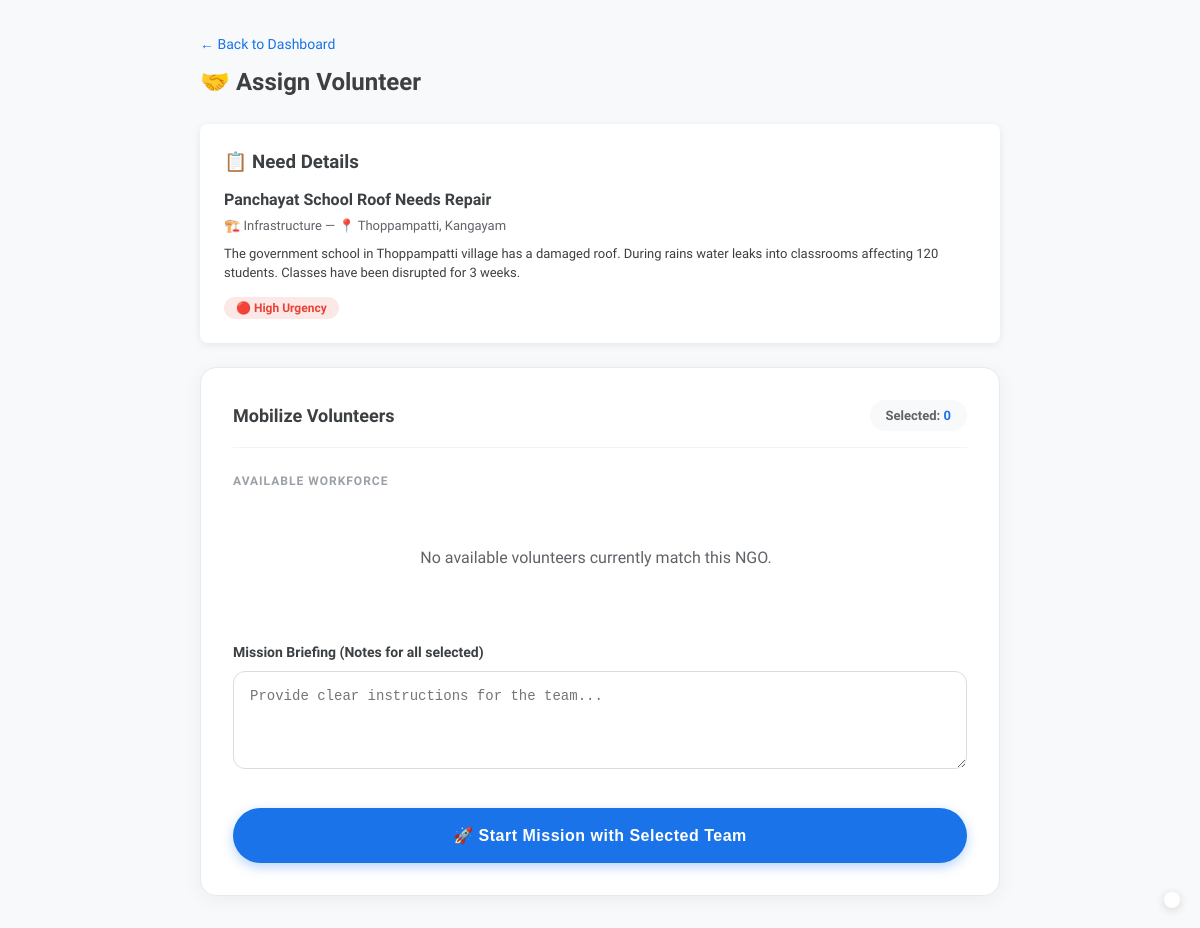
Screenshot of /needs/assign/2/ (signed in) with the database file from the repository.
### core/models.py (models this page shows, shortened)
class NeedReport(models.Model):
    CATEGORY_CHOICES = [
        ('health', '🏥 Health & Medical'),
        ('education', '🎓 Education'),
        ('food', '🍱 Food & Nutrition'),
        ('infrastructure', '🏗️ Infrastructure'),
        ('sanitation', '🚿 Sanitation & Water'),
        ('elderly', '👵 Elderly & Disabled Care'),
        ('other', '📌 Other'),
    ]
    STATUS_CHOICES = [
        ('pending', 'Pending'),
        ('in_progress', 'In Progress'),
        ('awaiting_verification', 'Awaiting Verification'),
        ('resolved', 'Resolved'),
    ]
    URGENCY_CHOICES = [
        ('high', '🔴 High'),
        ('medium', '🟡 Medium'),
        ('low', '🟢 Low'),
        ('unscored', 'Not Scored Yet'),
    ]
    SOURCE_CHOICES = [
        ('digital', 'Digital Submission'),
        ('digitized', 'Digitized Document'),
        ('public', 'Public Report'),
    ]
    title = models.CharField(max_length=200)
    description = models.TextField()
    category = models.CharField(max_length=50, choices=CATEGORY_CHOICES)
    status = models.CharField(max_length=30, choices=STATUS_CHOICES, default='pending')
    urgency = models.CharField(max_length=20, choices=URGENCY_CHOICES, default='unscored')
    ai_recommendation = models.TextField(blank=True, default='')
    ai_scored = models.BooleanField(default=False)
    location_name = models.CharField(max_length=200)
    latitude = models.FloatField(null=True, blank=True)
    longitude = models.FloatField(null=True, blank=True)
    photo = models.ImageField(upload_to='needs/', blank=True, null=True)
    source = models.CharField(max_length=20, choices=SOURCE_CHOICES, default='digital')
    submitted_by = models.ForeignKey(
        User,
        on_delete=models.SET_NULL,
        null=True,
        blank=True,
        related_name='submitted_needs'
    )
    ngo = models.ForeignKey(
        NGO,
        on_delete=models.SET_NULL,
        null=True,
        blank=True,
        related_name='needs'
    )
    created_at = models.DateTimeField(auto_now_add=True)
    updated_at = models.DateTimeField(auto_now=True)
    class Meta:
        ordering = ['-created_at']

### core/views.py (the view, shortened to what this page needs)
# urls.py: path('needs/assign/<int:need_id>/', views.assign_volunteer, name='assign_volunteer'),
@login_required
def assign_volunteer(request, need_id):
    if not request.user.is_ngo_manager() and not request.user.is_superuser:
        return redirect('dashboard')
    try:
        need = NeedReport.objects.get(id=need_id)
    except NeedReport.DoesNotExist:
        return redirect('manager_dashboard')
    already_assigned = Assignment.objects.filter(need=need).values_list('volunteer_id', flat=True)
    volunteers = VolunteerProfile.objects.filter(
        user__ngo=request.user.ngo,
        availability=True
    ).exclude(user_id__in=already_assigned).select_related('user')
    ai_matches = None
    if volunteers.exists():
        result = match_volunteers(
            need.title,
            need.description,
            need.category,
            need.location_name,
            volunteers
        )
        ai_matches = result.get('matches', [])
        ai_recommendation = result.get('recommendation', '')
    else:
        ai_recommendation = 'No available volunteers found.'
    return render(request, 'assignments/assign.html', {
        'need': need,
        'volunteers': volunteers,
        'ai_matches': ai_matches,
        'ai_recommendation': ai_recommendation,
    })

### core/context_processors.py (called while the page is built)
def google_maps_key(request):
    return {
        'GOOGLE_MAPS_API_KEY': settings.GOOGLE_MAPS_API_KEY
    }

### core/models.py (called while the page is built)
    def is_ngo_manager(self):
        return self.role == Role.NGO_MANAGER

### core/templates/assignments/assign.html (shortened to what this page needs)
{% extends 'base.html' %}
{% block content %}
<div style="min-height:100vh; background:#f8f9fa; padding:32px 20px;">
    <div style="max-width:800px; margin:0 auto;">
        <div style="margin-bottom:24px;">
            <a href="/dashboard/manager/" style="color:#1a73e8; text-decoration:none; font-size:14px;">← Back to Dashboard</a>
            <h1 style="color:#3c4043; font-size:24px; margin-top:8px;">🤝 Assign Volunteer</h1>
        </div>
        <div style="background:white; padding:24px; border-radius:8px; box-shadow:0 2px 8px rgba(0,0,0,0.08); margin-bottom:24px;">
            <h3 style="color:#3c4043; margin-bottom:12px;">📋 Need Details</h3>
            <p style="font-size:16px; font-weight:600; color:#3c4043;">{{ need.title }}</p>
            <p style="font-size:13px; color:#5f6368; margin-top:4px;">{{ need.get_category_display }} — 📍 {{ need.location_name }}</p>
            <p style="font-size:13px; color:#3c4043; margin-top:8px;">{{ need.description }}</p>
            <div style="margin-top:12px;">
                {% if need.urgency == 'high' %}
                <span style="background:#fce8e6; color:#ea4335; padding:4px 12px; border-radius:12px; font-size:12px; font-weight:600;">🔴 High Urgency</span>
                {% elif need.urgency == 'medium' %}
                <span style="background:#fef7e0; color:#f29900; padding:4px 12px; border-radius:12px; font-size:12px; font-weight:600;">🟡 Medium Urgency</span>
                {% else %}
                <span style="background:#e6f4ea; color:#34a853; padding:4px 12px; border-radius:12px; font-size:12px; font-weight:600;">🟢 Low Urgency</span>
                {% endif %}
            </div>
        </div>
        <div style="background:white; padding:32px; border-radius:16px; box-shadow:0 4px 20px rgba(0,0,0,0.05); border: 1px solid #e8eaed;">
            <div style="display: flex; justify-content: space-between; align-items: center; margin-bottom: 24px; border-bottom: 1px solid #f1f3f4; padding-bottom: 16px;">
                <h3 style="color:#3c4043; font-size:18px; font-weight: 700;">Mobilize Volunteers</h3>
                <div style="background: #f8f9fa; padding: 6px 16px; border-radius: 20px; font-size: 13px; font-weight: 600; color: #5f6368;">
                    Selected: <span id="selection-count" style="color: var(--primary-blue);">0</span>
                </div>
            </div>
            <form method="POST">
                <div style="margin-bottom: 32px; max-height: 400px; overflow-y: auto; padding-right: 8px;">
                    <p style="font-size: 12px; text-transform: uppercase; letter-spacing: 1px; color: #9aa0a6; font-weight: 700; margin-bottom: 16px;">Available Workforce</p>
                    {% for vol in volunteers %}
                    <label style="display: flex; align-items: center; gap: 16px; padding: 16px; border: 1px solid #f1f3f4; border-radius: 12px; margin-bottom: 12px; cursor: pointer; transition: all 0.2s;" class="vol-item">
                        <input type="checkbox" name="volunteer_ids" value="{{ vol.user.id }}"
                               style="width: 20px; height: 20px; cursor: pointer;"
                               onchange="updateUI()">
                        <div style="flex: 1;">
                            <p style="font-weight: 700; color: #3c4043; font-size: 15px;">{{ vol.user.username }}</p>
                            <p style="font-size: 13px; color: #5f6368; margin-top: 2px;">{{ vol.skills }} — 📍 {{ vol.location }}</p>
                        </div>
                    </label>
                    {% empty %}
                    <p style="text-align: center; color: #5f6368; padding: 40px;">No available volunteers currently match this NGO.</p>
                    {% endfor %}
                </div>
                <div style="margin-bottom:32px;">
                    <label style="display:block; font-weight:700; margin-bottom:8px; color:#3c4043; font-size: 14px;">Mission Briefing (Notes for all selected)</label>
                    <textarea name="notes" rows="4" required
                        style="width:100%; padding:16px; border:1px solid #dadce0; border-radius:12px; font-size:14px; outline: none; transition: border-color 0.2s;"
                        placeholder="Provide clear instructions for the team..."></textarea>
                </div>
                <button type="submit" class="btn-primary" style="width: 100%; padding: 18px; border-radius: 40px; font-size: 16px; font-weight: 700; letter-spacing: 0.5px; box-shadow: 0 4px 12px rgba(26,115,232,0.3);">
                    🚀 Start Mission with Selected Team
                </button>
            </form>
        </div>
    </div>
</div>
{% endblock %}

### core/templates/base.html (style rules this page uses)
:root { --primary-blue: #1a73e8; --primary-red: #ea4335; --primary-yellow: #fbbc04; --primary-green: #34a853; --surface: #ffffff; --background: #f8f9fa; --text-primary: #202124; --text-secondary: #5f6368; --shadow: 0 1px 3px rgba(0,0,0,0.12), 0 1px 2px rgba(0,0,0,0.24); --shadow-hover: 0 10px 20px rgba(0,0,0,0.19), 0 6px 6px rgba(0,0,0,0.23); }
* { margin: 0; padding: 0; box-sizing: border-box; }
body { font-family: 'Google Sans', 'Roboto', sans-serif; background: var(--background); color: var(--text-primary); line-height: 1.5; -webkit-font-smoothing: antialiased; }
.btn-primary { background: var(--primary-blue); color: white; border: none; border-radius: 24px; padding: 12px 32px; font-size: 14px; font-weight: 600; cursor: pointer; transition: all 0.2s; box-shadow: 0 1px 2px 0 rgba(60,64,67,0.3), 0 1px 3px 1px rgba(60,64,67,0.15); }

### rows the page displays
NeedReport: title "Panchayat School Roof Needs Repair", category "🏗️ Infrastructure", location_name "Thoppampatti, Kangayam", description "The government school in Thoppampatti village has a damaged roof. During rains water leaks into classrooms affecting 120 students. Classes have been disrupted for 3 weeks."
